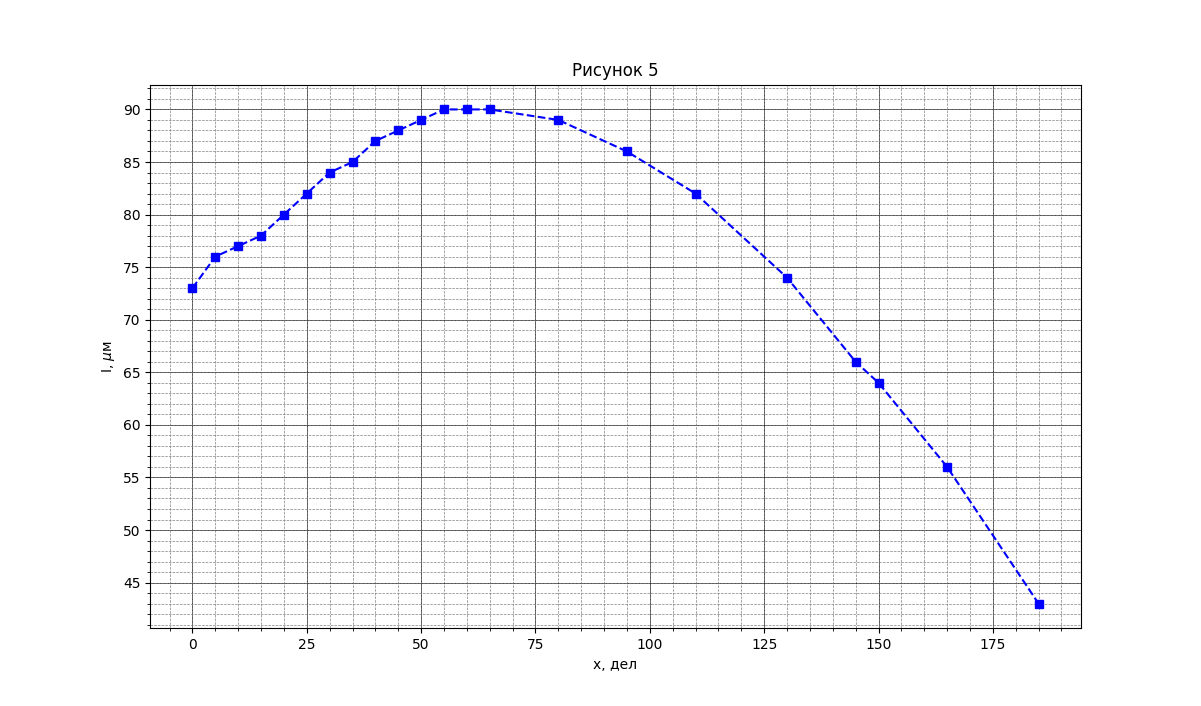

The Python source for this figure:
import pandas as pd
import matplotlib.pyplot as plt
from matplotlib.ticker import MultipleLocator

data = pd.read_csv("table5.csv")
i = data["I"].values
x = data["x"].values

plt.plot(x, i, ls="--", marker="s", color="b")
xminorLocator = MultipleLocator(5)
yminorLocator = MultipleLocator(1)
xmajorLocator = MultipleLocator(25)
ymajorLocator = MultipleLocator(5)
ax = plt.subplot()
ax.xaxis.set_minor_locator(xminorLocator)
ax.yaxis.set_minor_locator(yminorLocator)
ax.xaxis.set_major_locator(xmajorLocator)
ax.yaxis.set_major_locator(ymajorLocator)
plt.grid(which='major', ls='-', lw=0.5, c='k')
plt.grid(which='minor', ls='--', lw=0.5, c='grey')
plt.title("Рисунок 5")
plt.xlabel(u"x, дел")
plt.ylabel(u"I, $\mu$м")
plt.show()
